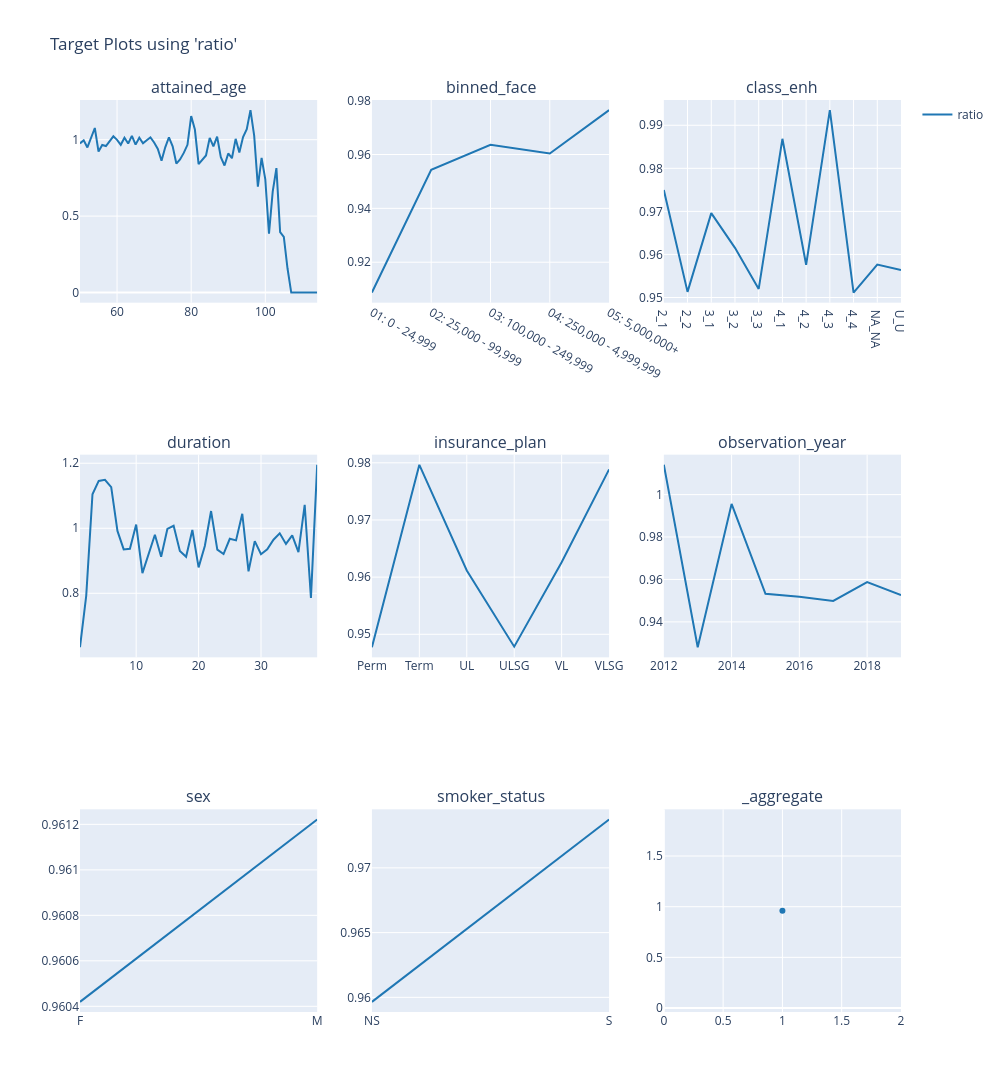

Notebook cell for this chart:
### Markdown cell above
### Train/Test Ratios

### Code cell
# train
charters.target(
    df=model_data.loc[X_train.index],
    target="ratio",
    cols=3,
    features=model_features,
    numerator=["death_claim_amount"],
    denominator=["exp_amt_neural"],
).show()

### Figure 1 — Plotly figure (JSON) as saved in the notebook; plotly's stock layout.template omitted (floating-point values rounded to 4 significant figures)
{"data": [{"line": {"color": "#1F77B4"}, "mode": "lines", "name": "ratio", "showlegend": true, "type": "scatter", "x": [50, 51, 52, 53, 54, 55, 56, 57, 58, 59, 60, 61, 62, 63, 64, 65, 66, 67, 68, 69, 70, 71, 72, 73, 74, 75, 76, 77, 78, 79, 80, 81, 82, 83, 84, 85, 86, 87, 88, 89, 90, 91, 92, 93, 94, 95, 96, 97, 98, 99, 100, 101, 102, 103, 104, 105, 106, 107, 108, 109, 110, 111, 112, 113, 114], "xaxis": "x", "y": [0.9758, 0.9964, 0.9494, 1.007, 1.077, 0.9225, 0.9654, 0.9583, 0.9925, 1.022, 0.9988, 0.9665, 1.013, 0.9751, 1.025, 0.9676, 1.013, 0.9761, 0.997, 1.015, 0.9816, 0.9395, 0.8618, 0.9503, 1.016, 0.957, 0.8438, 0.8709, 0.9135, 0.9665, 1.155, 1.066, 0.8399, 0.8675, 0.897, 1.012, 0.9565, 1.02, 0.8858, 0.8311, 0.9101, 0.8788, 1.006, 0.9161, 1.018, 1.069, 1.193, 1.026, 0.6929, 0.8814, 0.7402, 0.3849, 0.6608, 0.814, 0.3955, 0.3635, 0.1572, 0.0, 0.0, 0.0, 0.0, 0.0, 0.0, 0.0, 0.0], "yaxis": "y"}, {"line": {"color": "#1F77B4"}, "mode": "lines", "name": "ratio", "showlegend": false, "type": "scatter", "x": ["01: 0 - 24,999", "02: 25,000 - 99,999", "03: 100,000 - 249,999", "04: 250,000 - 4,999,999", "05: 5,000,000+"], "xaxis": "x2", "y": [0.9087, 0.9543, 0.9636, 0.9604, 0.9765], "yaxis": "y2"}, {"line": {"color": "#1F77B4"}, "mode": "lines", "name": "ratio", "showlegend": false, "type": "scatter", "x": ["2_1", "2_2", "3_1", "3_2", "3_3", "4_1", "4_2", "4_3", "4_4", "NA_NA", "U_U"], "xaxis": "x3", "y": [0.975, 0.9513, 0.9696, 0.9615, 0.952, 0.9869, 0.9576, 0.9935, 0.9512, 0.9576, 0.9564], "yaxis": "y3"}, {"line": {"color": "#1F77B4"}, "mode": "lines", "name": "ratio", "showlegend": false, "type": "scatter", "x": [1, 2, 3, 4, 5, 6, 7, 8, 9, 10, 11, 12, 13, 14, 15, 16, 17, 18, 19, 20, 21, 22, 23, 24, 25, 26, 27, 28, 29, 30, 31, 32, 33, 34, 35, 36, 37, 38, 39], "xaxis": "x4", "y": [0.6342, 0.793, 1.105, 1.146, 1.149, 1.126, 0.9919, 0.935, 0.937, 1.011, 0.8621, 0.9175, 0.98, 0.9124, 0.998, 1.008, 0.9302, 0.9124, 0.9949, 0.8797, 0.9458, 1.053, 0.9343, 0.9207, 0.9677, 0.9628, 1.045, 0.8676, 0.9605, 0.9202, 0.9354, 0.9648, 0.9844, 0.9518, 0.9779, 0.9266, 1.072, 0.786, 1.195], "yaxis": "y4"}, {"line": {"color": "#1F77B4"}, "mode": "lines", "name": "ratio", "showlegend": false, "type": "scatter", "x": ["Perm", "Term", "UL", "ULSG", "VL", "VLSG"], "xaxis": "x5", "y": [0.9477, 0.9796, 0.9612, 0.9478, 0.9626, 0.9789], "yaxis": "y5"}, {"line": {"color": "#1F77B4"}, "mode": "lines", "name": "ratio", "showlegend": false, "type": "scatter", "x": [2012, 2013, 2014, 2015, 2016, 2017, 2018, 2019], "xaxis": "x6", "y": [1.014, 0.9281, 0.9956, 0.9532, 0.9519, 0.9499, 0.9587, 0.9526], "yaxis": "y6"}, {"line": {"color": "#1F77B4"}, "mode": "lines", "name": "ratio", "showlegend": false, "type": "scatter", "x": ["F", "M"], "xaxis": "x7", "y": [0.9604, 0.9612], "yaxis": "y7"}, {"line": {"color": "#1F77B4"}, "mode": "lines", "name": "ratio", "showlegend": false, "type": "scatter", "x": ["NS", "S"], "xaxis": "x8", "y": [0.9597, 0.9737], "yaxis": "y8"}, {"line": {"color": "#1F77B4"}, "mode": "markers", "name": "ratio", "showlegend": false, "type": "scatter", "x": [1], "xaxis": "x9", "y": [0.961], "yaxis": "y9"}], "layout": {"annotations": [{"font": {"size": 16}, "showarrow": false, "text": "attained_age", "x": 0.1444, "xanchor": "center", "xref": "paper", "y": 1, "yanchor": "bottom", "yref": "paper"}, {"font": {"size": 16}, "showarrow": false, "text": "binned_face", "x": 0.5, "xanchor": "center", "xref": "paper", "y": 1, "yanchor": "bottom", "yref": "paper"}, {"font": {"size": 16}, "showarrow": false, "text": "class_enh", "x": 0.8556, "xanchor": "center", "xref": "paper", "y": 1, "yanchor": "bottom", "yref": "paper"}, {"font": {"size": 16}, "showarrow": false, "text": "duration", "x": 0.1444, "xanchor": "center", "xref": "paper", "y": 0.6111, "yanchor": "bottom", "yref": "paper"}, {"font": {"size": 16}, "showarrow": false, "text": "insurance_plan", "x": 0.5, "xanchor": "center", "xref": "paper", "y": 0.6111, "yanchor": "bottom", "yref": "paper"}, {"font": {"size": 16}, "showarrow": false, "text": "observation_year", "x": 0.8556, "xanchor": "center", "xref": "paper", "y": 0.6111, "yanchor": "bottom", "yref": "paper"}, {"font": {"size": 16}, "showarrow": false, "text": "sex", "x": 0.1444, "xanchor": "center", "xref": "paper", "y": 0.2222, "yanchor": "bottom", "yref": "paper"}, {"font": {"size": 16}, "showarrow": false, "text": "smoker_status", "x": 0.5, "xanchor": "center", "xref": "paper", "y": 0.2222, "yanchor": "bottom", "yref": "paper"}, {"font": {"size": 16}, "showarrow": false, "text": "_aggregate", "x": 0.8556, "xanchor": "center", "xref": "paper", "y": 0.2222, "yanchor": "bottom", "yref": "paper"}], "height": 1200, "legend": {"orientation": "v", "x": 1.02, "xanchor": "left", "y": 1, "yanchor": "top"}, "title": {"text": "Target Plots using 'ratio'"}, "width": 1000, "xaxis": {"anchor": "y", "domain": [0, 0.2889]}, "xaxis2": {"anchor": "y2", "domain": [0.3556, 0.6444]}, "xaxis3": {"anchor": "y3", "domain": [0.7111, 1]}, "xaxis4": {"anchor": "y4", "domain": [0, 0.2889]}, "xaxis5": {"anchor": "y5", "domain": [0.3556, 0.6444]}, "xaxis6": {"anchor": "y6", "domain": [0.7111, 1]}, "xaxis7": {"anchor": "y7", "domain": [0, 0.2889]}, "xaxis8": {"anchor": "y8", "domain": [0.3556, 0.6444]}, "xaxis9": {"anchor": "y9", "domain": [0.7111, 1]}, "yaxis": {"anchor": "x", "domain": [0.7778, 1], "type": "-"}, "yaxis2": {"anchor": "x2", "domain": [0.7778, 1]}, "yaxis3": {"anchor": "x3", "domain": [0.7778, 1]}, "yaxis4": {"anchor": "x4", "domain": [0.3889, 0.6111]}, "yaxis5": {"anchor": "x5", "domain": [0.3889, 0.6111]}, "yaxis6": {"anchor": "x6", "domain": [0.3889, 0.6111]}, "yaxis7": {"anchor": "x7", "domain": [0, 0.2222]}, "yaxis8": {"anchor": "x8", "domain": [0, 0.2222]}, "yaxis9": {"anchor": "x9", "domain": [0, 0.2222]}}}
